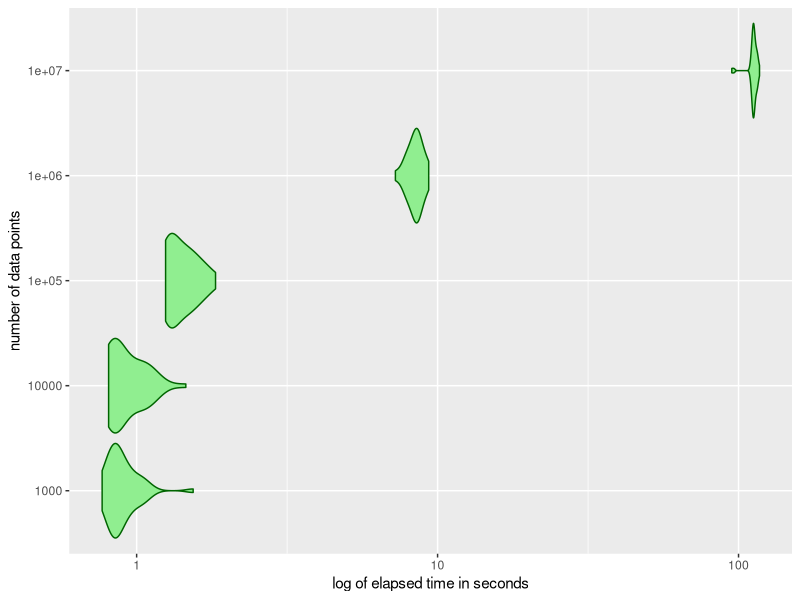

This figure's R source:
## ---- chunk 1
knitr::opts_chunk$set(echo = TRUE)
## ---- chunk 2
library(dplyr)

len <- 1e+4
dist1 <- runif(len, min = 1, max = 5) 
dist2 <- rnorm(len, mean = 0, sd = 3)
dist3 <- rnorm(len, mean = 4, sd = 1) 
dist4 <- rlnorm(len, meanlog = 0, sdlog = 0.5)
l <- list("var1" = dist1 * dist3,
          "var2" = dist2,
          "var3" = dist3 * dist2,
          "var4" = dist4 * dist3 + dist2)
original.data <- as_data_frame(l)
## ---- chunk 3
rm(list = ls())

library(dplyr)
library(tidyr)
library(tibble)
library(lazyeval)

# Recursive function to calculate strata. 
# Parameters: 
# dta:         data_frame with any number of parameters each
#              column is exspected to represent one parameter  
# numb.strat:  number of strata in each dimension
stratify <- function(dta, numb.strat=4) {
  parameters <- names(dta)                    # get the names of parameters,
  param <- parameters[1]                      # store the name of the first,
 
  n <- dta %>%                                # claculate the number of values 
    summarise(n())                            # (repetitions included),
  n <- n$`n()`                                # calculate the number of 
  s <- floor(n / numb.strat)                  # parameter values per stratum,

  if (!is.integer(n / numb.strat)) {          # ommit randomly all values which
    n <- (s * numb.strat)                     # are too much to fit in the given 
    dta <- dta %>%                            # stratum,
     sample_n(n)
  }

  strata <- dta %>%                           # take the data,
    select_(param) %>%                        # select the first parameter,
    arrange_(param) %>%                       # sort param values,
    slice(c(1, seq.int(from = s,              # extract strata limits,
                       to = n, 
                       by = s)))
  
  results <- data_frame()
  for (i in 1:(numb.strat)) {                 # for each stratum of the first
    lower.bound <- interp(~v >= x,            # parameter calc lower boundary,
                          v = as.name(param), 
                          x = as.double(strata[i, 1]))
    upper.bound <- interp(~v < y,             # and calculate upper boundary,
                          v = as.name(param), 
                          y = as.double(strata[i + 1, 1]))
    not.param <- interp(~-v, v = as.name(param))
    next.strat <- dta %>% 
      filter_(lower.bound) %>%                # filter the stratum which is
      filter_(upper.bound) %>%                # to be stratified next,
      select_(not.param)                      # select the remaining parameters,

    if (length(parameters) > 1) {             # unstratified parameters left?
      next.strat <- stratify(next.strat,      # stratify them
                             numb.strat)
      new.col <- interp(~a, a = as.double(strata[i, 1]))
      next.strat <- next.strat %>%            # combine stratification results
        mutate_(.dots = setNames(list(new.col), param)) 
      results <- bind_rows(results, next.strat) # bind strata of param together
    } else {
      return(slice(strata, -1))               # recursion reached leaf of tree
    }            
  }
  return(results)                             # done. return the stratum
}
## ---- chunk 4
library(dplyr)
library(ggplot2)

dta <- as_data_frame(read.csv("../data/benchmark.csv"))
dta <- dta %>% 
  select(-X) %>% 
  gather(key = "no.use", value = "time", 3:52) %>% 
  select(-no.use) %>% 
  transmute(no.data.points = V1, data.size = V2, time)

ggplot(dta, aes(factor(no.data.points), time)) +
  geom_violin(trim = TRUE, 
              scale = "width", 
              fill = "lightgreen", 
              colour = "darkgreen",
              adjust = 1.5) + 
  coord_flip() +
  scale_y_log10() +
  labs(x = "number of data points",
       y = "log of elapsed time in seconds")
